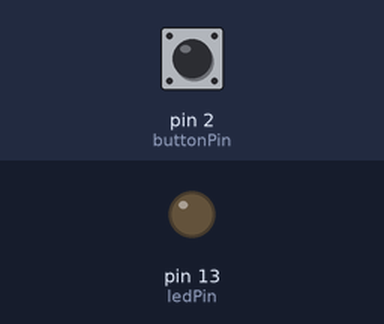
The sketch below on a simulated Arduino Uno, built with avr-gcc and run on an emulated ATmega328P. On the bench: output pins drawn as LEDs (lit = HIGH). The inputs (shaded band) are chosen by the test bench; at power-on: pin 2 (buttonPin) LOW. What the sketch prints to the serial monitor is not drawn.

Above: at 1.2 s.
1.3 s: pin 2 (buttonPin) pulled HIGH for 0.15 s
At 1.39 s:
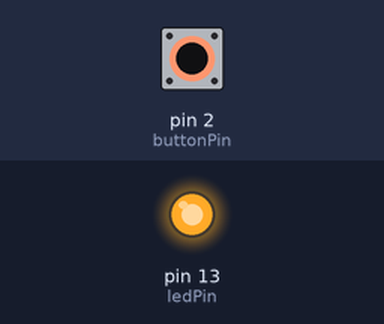
2.9 s: pin 2 (buttonPin) pulled HIGH for 3.2 s
At 6.6 s:
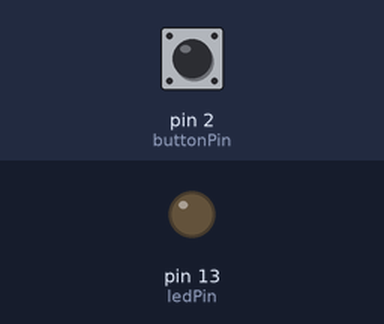
7.6 s: pin 2 (buttonPin) driven HIGH
At 8.6 s:
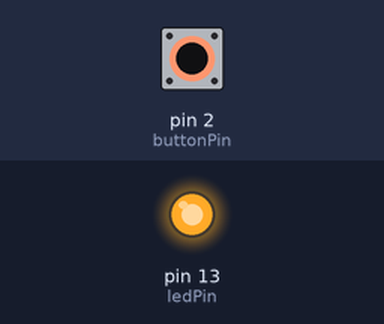
10.6 s: pin 2 (buttonPin) driven LOW
At 11.9 s:
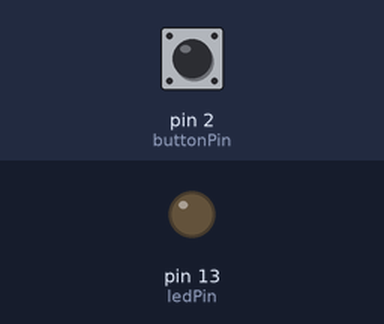
Timing chart, 0 to 13.1 s (numbered marks = the images above; inputs shaded):
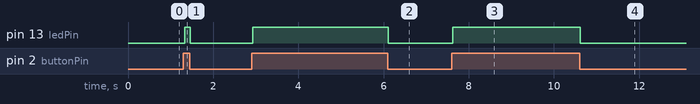

The sketch:

buttonTest.ino
```cpp
/*
* Internet of Things - Things
* Button -test
* https://www.arduino.cc/en/Tutorial/Button
*/

const int buttonPin = 2;      //Aansluiting van de button op pin 2
const int ledPin = 13;        //Led pin

int buttonState = 0;          //Tijdelijke variable voor status button

void setup() {
  // put your setup code here, to run once:
  Serial.begin(9600);
  Serial.println("Starting Code");
  pinMode(ledPin, OUTPUT);        //ledPin = output
  pinMode(buttonPin, INPUT);      //initialiseren button als input
}

void loop() {
  checkButton();
}

void checkButton(){
  buttonState = digitalRead(buttonPin);
  Serial.println(buttonState);

  //check of de knop is ingedrukt
  //zo ja, doe iets.
  if (buttonState == HIGH) {
    Serial.println("de knop is ingedrukt");
    digitalWrite(ledPin, HIGH);
  } else {
    //Serial.println("niets");
    digitalWrite(ledPin, LOW);
  }
}
```

Measured:
- after the input at 1.3 s, pin 13 (ledPin): LOW → HIGH at once, → LOW 0.13 s later
- after the input at 2.9 s, pin 13 (ledPin): LOW → HIGH at once, → LOW 3.2 s later
- after the input at 7.6 s, pin 13 (ledPin): LOW → HIGH at once
- after the input at 10.6 s, pin 13 (ledPin): HIGH → LOW at once
